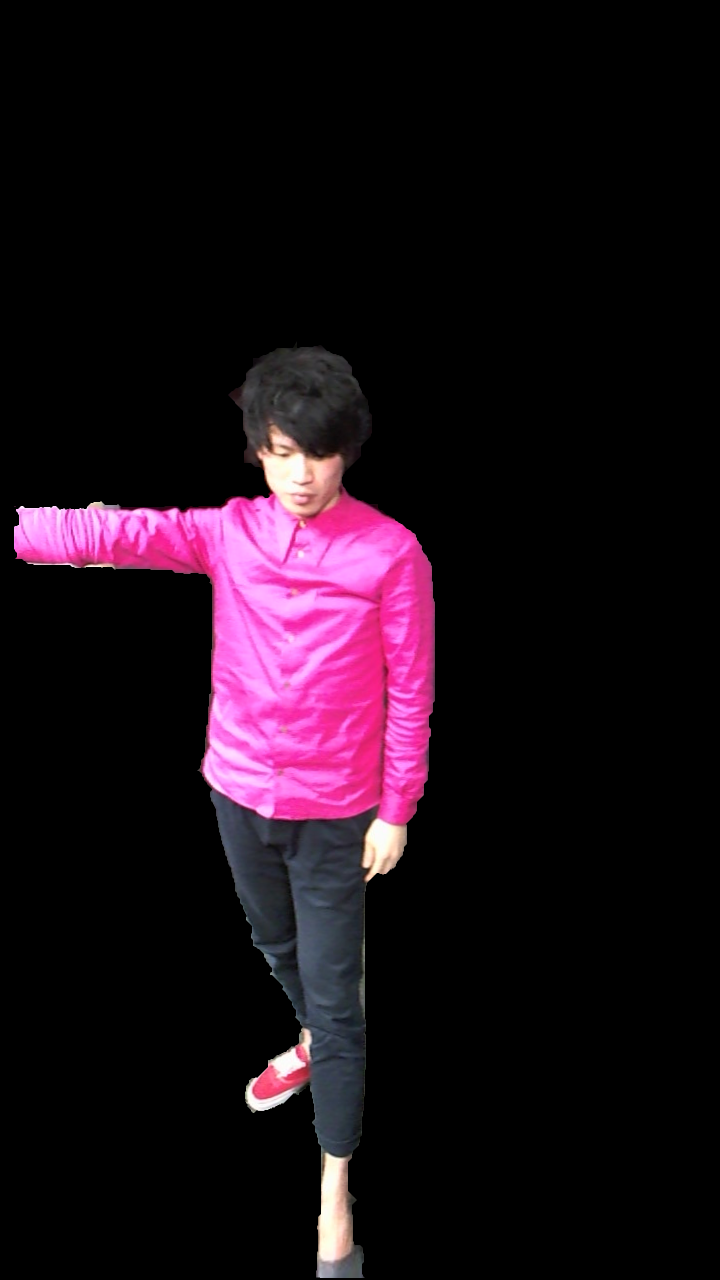
//> input picture R1L1_correct14.png, 720 x 1280 px
$ ./fixed_threshold_method R1L1_correct14.png R1L2_correct14.png R1L2_correct14.png R1L2_correct14.png R1L2_correct14.png 100   (built with g++ and OpenCV 4, older OpenCV classes emulated)
//> lines starting //> are read from the running program, lines starting //| are printed output that depends on the picture; after the words box and inside, x2 and y2 are one past the last pixel; in counts of white or black regions, pixels touching at a corner belong together
#include <opencv2/core/core.hpp>
#include <opencv2/highgui/highgui.hpp>
#include <opencv2/calib3d/calib3d.hpp>
#include <opencv2/imgproc/imgproc.hpp>
#include <opencv2/contrib/contrib.hpp>
#include <opencv2/opencv.hpp>
#include <opencv/cvaux.h>
#include <iostream>
#include <fstream>
#include <chrono>


using namespace std;
using namespace cv;

int main(int argc, const char* argv[]) {
	/* 左右画像を読み込む */
	const Mat r_img = imread(argv[1], 1);
//> r_img is the input picture: 1280 rows x 720 cols, CV_8UC3; mean B, G, R 22.4, 13.3, 26.5
	const Mat l_img = imread(argv[2], 1);
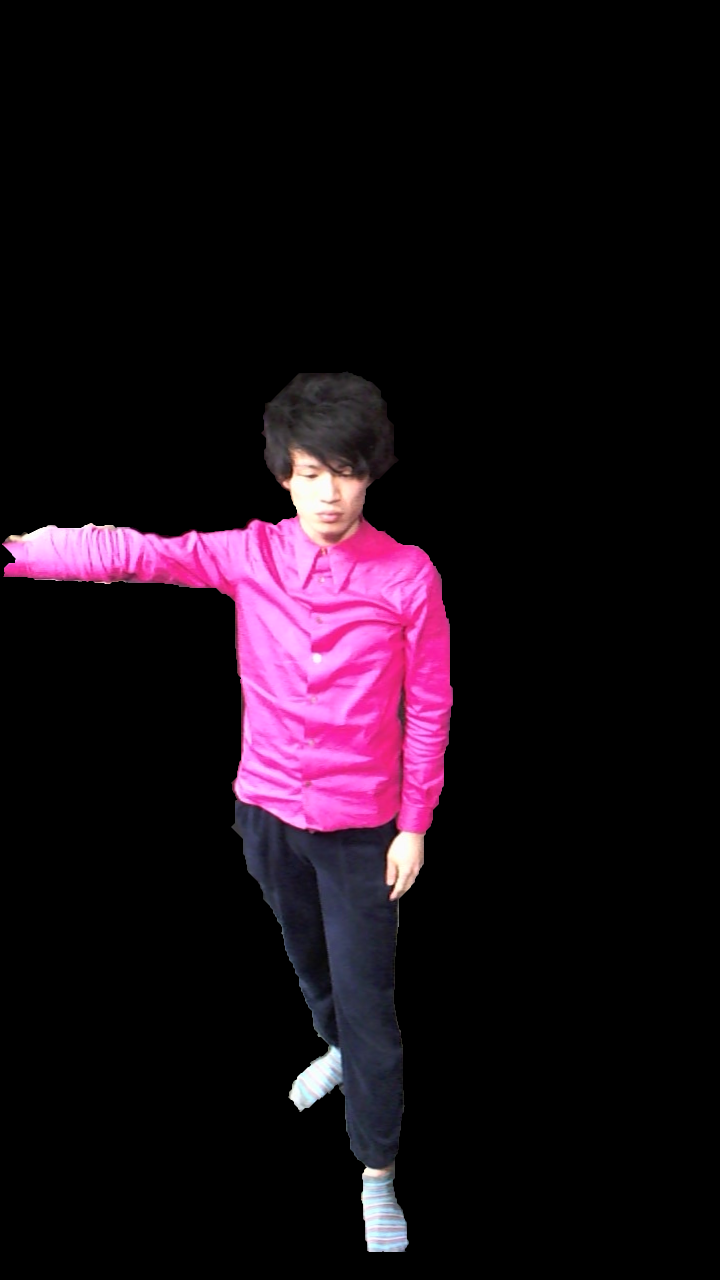
//> input picture R1L2_correct14.png, 720 x 1280 px
//> l_img is the input picture: 1280 rows x 720 cols, CV_8UC3; mean B, G, R 21, 12.2, 24
	/* 正解画像と比較 */
	Mat correct_img = imread(argv[3], 1);
	Mat compare_img = l_img.clone();

	const int ROW = l_img.rows;
//> ROW = 1280
	const int COL = l_img.cols;
//> COL = 720
	const int N_PIXCEL = ROW * COL;
//> N_PIXCEL = 921600
	const int THRESHOLD = atoi(argv[6]);
//> THRESHOLD = 100
	const string FILE = argv[5];
//> FILE = "R1L2_correct14.png"

	/* stereoSGBM */
	auto start = chrono::system_clock::now();

	Mat n_img;
	Mat dis, out, mask;

	StereoSGBM sgbm;
	int cn = l_img.channels();
//> cn = 3
	/*----------パラメータ----------*/
	sgbm.minDisparity = 0;          // 取り得る最小の視差値
	sgbm.numberOfDisparities = 64;	// 取り得る最大の視差値
	sgbm.SADWindowSize = 3;         // マッチングされるブロックのサイズ(3-11)
	sgbm.P1 = 8*cn*sgbm.SADWindowSize*sgbm.SADWindowSize;	// 視差のなめらかさを制御するパラメータ、この値が大きくなる視差がなめらかになる
//> sgbm.P1 = 216
	sgbm.P2 = 32*cn*sgbm.SADWindowSize*sgbm.SADWindowSize;
//> sgbm.P2 = 864
	sgbm.disp12MaxDiff = 10;        // left-right視差チェックにおいて許容される最大の差(整数ピクセル単位)
	sgbm.preFilterCap = 63;         // 事前フィルタにおいて画像ピクセルを切り捨てる閾値
	sgbm.uniquenessRatio = 30;      // パーセント単位で表現されるマージン
	sgbm.speckleWindowSize = 300;   // ノイズスペックや無効なピクセルが考慮されたなめらかな視差領域の最大サイズ(0or50-200)
	sgbm.speckleRange = 1;          // それぞれの連結成分における最大視差値(16 or 32)
	sgbm.fullDP = false;            // 完全な2パス
	/*----------パラメータ----------*/

	sgbm(l_img, r_img, n_img);

	n_img.convertTo(dis, CV_8U, 255/((55 & -16)*16.));
	threshold(dis, mask, THRESHOLD, 255, THRESH_BINARY);
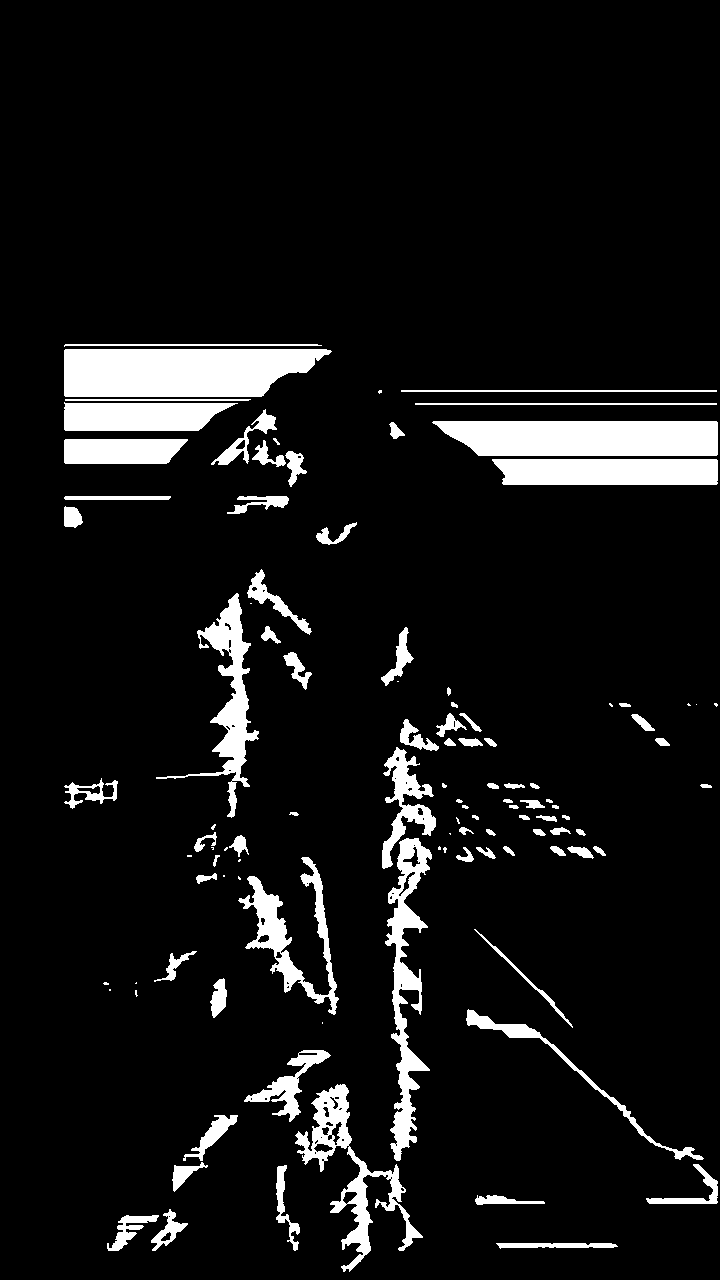
//> mask: 1280 rows x 720 cols, CV_8UC1; 8.1% white; 107 white regions (24 under 20 px), largest, box (x1, y1, x2, y2) and area: (64, 349, 332, 397) 11120, (432, 421, 718, 456) 9208, (492, 459, 718, 485) 5669
	out = Mat::zeros(3, 3, CV_32FC1);
	l_img.copyTo(out, mask);
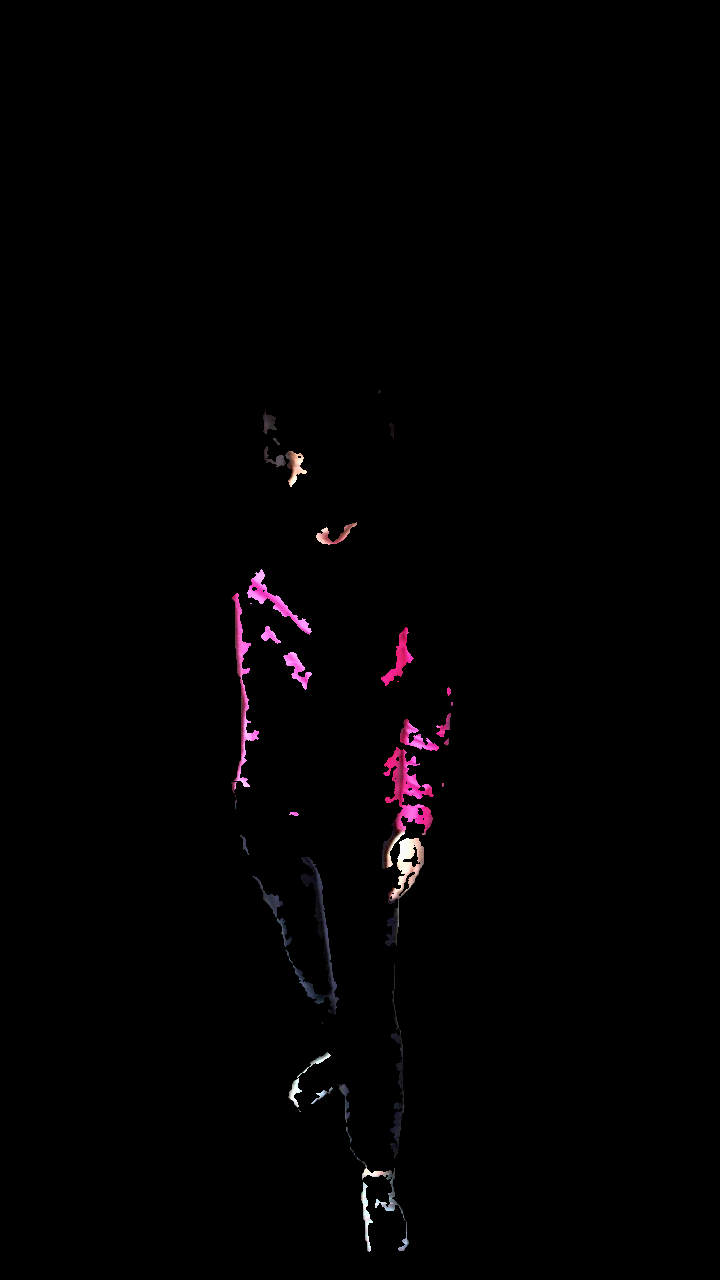
//> out: 1280 rows x 720 cols, CV_8UC3; mean B, G, R 1.9, 1.3, 2.3

	auto end = chrono::system_clock::now();
	auto dur = end - start;
	auto msec = std::chrono::duration_cast<chrono::milliseconds>(dur).count();

	double N_TP = 0, N_FP = 0, N_FN = 0, N_TN = 0;

	for(int j = 0; j < ROW; j++) {
		for(int i = 0; i < COL; i++) {
			if((out.at<Vec3b>(j, i)[0] == 0) && (out.at<Vec3b>(j, i)[1] == 0) && (out.at<Vec3b>(j, i)[2] == 0)) {	// システムによって背景と抽出された.
				if(out.at<Vec3b>(j, i) == correct_img.at<Vec3b>(j, i)) {	// 実際に背景である.
					N_TN++;
					compare_img.at<Vec3b>(j, i)[0] = 0;
					compare_img.at<Vec3b>(j, i)[1] = 0;
					compare_img.at<Vec3b>(j, i)[2] = 0;
				} else {	// 実際にはオブジェクトである.
					N_FN++;
					compare_img.at<Vec3b>(j, i)[0] = 0;
					compare_img.at<Vec3b>(j, i)[1] = 0;
					compare_img.at<Vec3b>(j, i)[2] = 255;
				}
			} else {	// システムによってオブジェクトと認識された.
				if(out.at<Vec3b>(j, i) == correct_img.at<Vec3b>(j, i)) {	// 実際にオブジェクトである.
					N_TP++;
					compare_img.at<Vec3b>(j, i)[0] = 0;
					compare_img.at<Vec3b>(j, i)[1] = 0;
					compare_img.at<Vec3b>(j, i)[2] = 0;
				} else {	// 実際には背景である.
					N_FP++;
					compare_img.at<Vec3b>(j, i)[0] = 0;
					compare_img.at<Vec3b>(j, i)[1] = 0;
					compare_img.at<Vec3b>(j, i)[2] = 255;
				}
			}
		}
	}
//> this loop made 1280 passes
//> N_TN on passes 1 to 3: 720, 1440, 2160
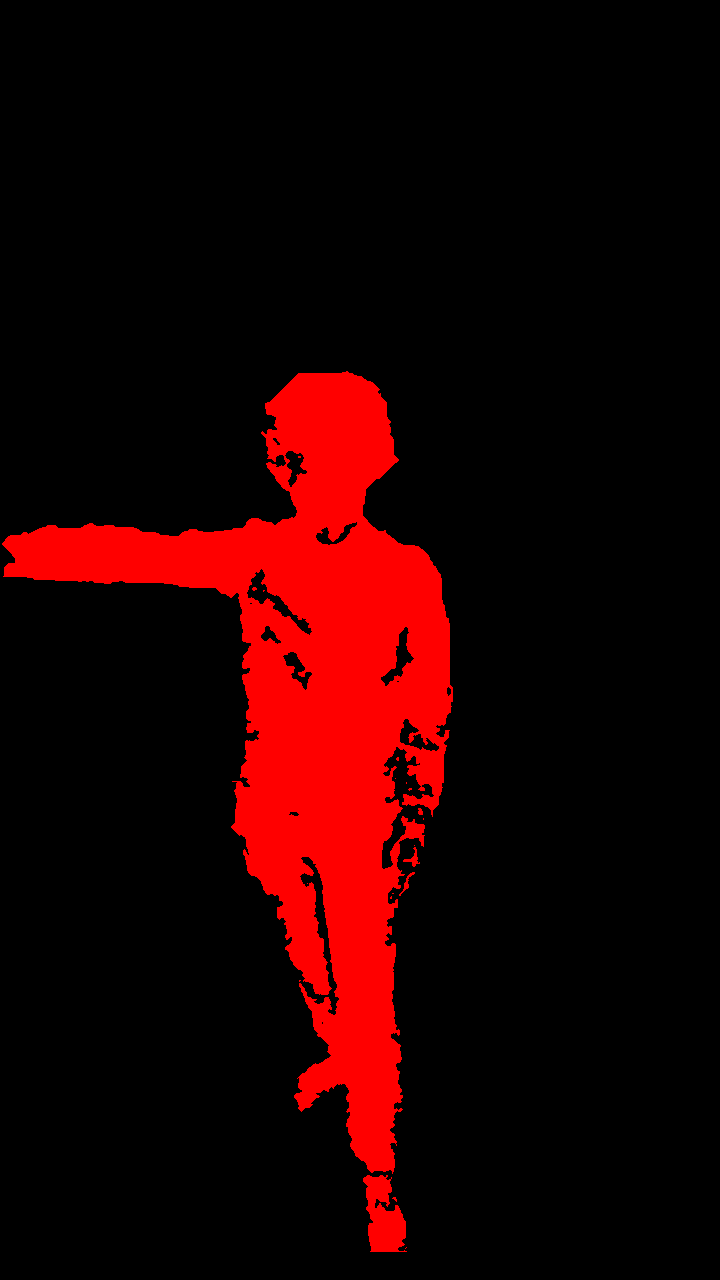
//> compare_img: 1280 rows x 720 cols, CV_8UC3; 13.99% of pixels changed, all inside (x1, y1, x2, y2) = (2, 371, 453, 1252)
//> after the loop, N_TN = 792636; N_FN = 115919; N_TP = 13045; N_FP = 0

	double accuracy = 0, precision = 0, recall = 0, specificity = 0, f_measure = 0, falseaddition = 0, falsedeletion = 0;
	accuracy = (N_TN + N_TP) / N_PIXCEL * 100;
//> accuracy = 87.42
	precision = N_TP / (N_TP + N_FP) *100;
//> precision = 100
	recall = N_TP / (N_TP + N_FN) * 100;
//> recall = 10.12
	specificity = N_TN / (N_FP + N_TN) * 100;
//> specificity = 100
	f_measure = 2 * precision * recall / (precision + recall);
//> f_measure = 18.37
	falseaddition = N_FP / (N_FP + N_TN) * 100;
//> falseaddition = 0
	falsedeletion = N_FN / (N_TP + N_FN) * 100;
//> falsedeletion = 89.88

//	namedWindow("right", CV_WINiDOW_AUTOSIZE);
//	namedWindow("left", CV_WINDOW_AUTOSIZE);
	namedWindow("dis", CV_WINDOW_AUTOSIZE);
	namedWindow("out", CV_WINDOW_AUTOSIZE);
//	namedWindow("correct", CV_WINDOW_AUTOSIZE);
	namedWindow("compare", CV_WINDOW_AUTOSIZE);

//	imshow("right", r_img);
//	imshow("left", l_img);
	imshow("dis", dis);
	imshow("out", out);
//	imshow("correct", correct_img);
	imshow("compare", compare_img);

	imwrite(FILE + "_dis.png", dis);
	imwrite(FILE + "_out.png", out);
	imwrite(FILE + "_compare.png", compare_img);

	ofstream ofs(argv[4]);

	if(!ofs) {
		cout << "Cannot Open " << argv[4] << "."<< endl;
		return false;
	}

	ofs << argv[1] << "," << argv[2] << "," << "N_PIXCEL,N_TN,N_FN,N_TP,N_FP,Accuracy,Precision,Recall,Specificity,F-measure,False Addition,False Deletion,msec" << endl;

	ofs << argv[1];
	ofs << ",";
	ofs << argv[2];
	ofs << ",";
	ofs << N_PIXCEL;
	ofs << ",";
	ofs << N_TN;
	ofs << ",";
	ofs << N_FN;
	ofs << ",";
	ofs << N_TP;
	ofs << ",";
	ofs << N_FP;
	ofs << ",";
	ofs << accuracy;
	ofs << ",";
	ofs << precision;
	ofs << ",";
	ofs << recall;
	ofs << ",";
	ofs << specificity;
	ofs << ",";
	ofs << f_measure;
	ofs << ",";
	ofs << falseaddition;
	ofs << ",";
	ofs << falsedeletion;
	ofs << ",";
	ofs << msec;
	ofs << endl;


	cout << "N_PIXCEL: " << N_PIXCEL << endl;
//| N_PIXCEL: 921600
	cout << "N_TN: " << N_TN << endl;
//| N_TN: 792636
	cout << "N_FN: " << N_FN << endl;
//| N_FN: 115919
	cout << "N_TP: " << N_TP << endl;
//| N_TP: 13045
	cout << "N_FP: " << N_FP << endl;
//| N_FP: 0
	cout << endl;
	cout << "Accuracy: " << accuracy << "[%]" << endl;
//| Accuracy: 87.422[%]
	cout << "Precision: " << precision << "[%]" << endl;
//| Precision: 100[%]
	cout << "Recall: " << recall << "[%]" << endl;
//| Recall: 10.1152[%]
	cout << "Specificity: " << specificity << "[%]" << endl;
//| Specificity: 100[%]
	cout << "F-measure: " << f_measure << "[%]" << endl;
//| F-measure: 18.3721[%]
	cout << "False Addition: " << falseaddition << "[%]" << endl;
//| False Addition: 0[%]
	cout << "False Deletion: " << falsedeletion << "[%]" << endl;
//| False Deletion: 89.8848[%]
	cout << msec << "[msec]" << endl;
	cout << endl;
	waitKey(5000);

	return 0;
}
